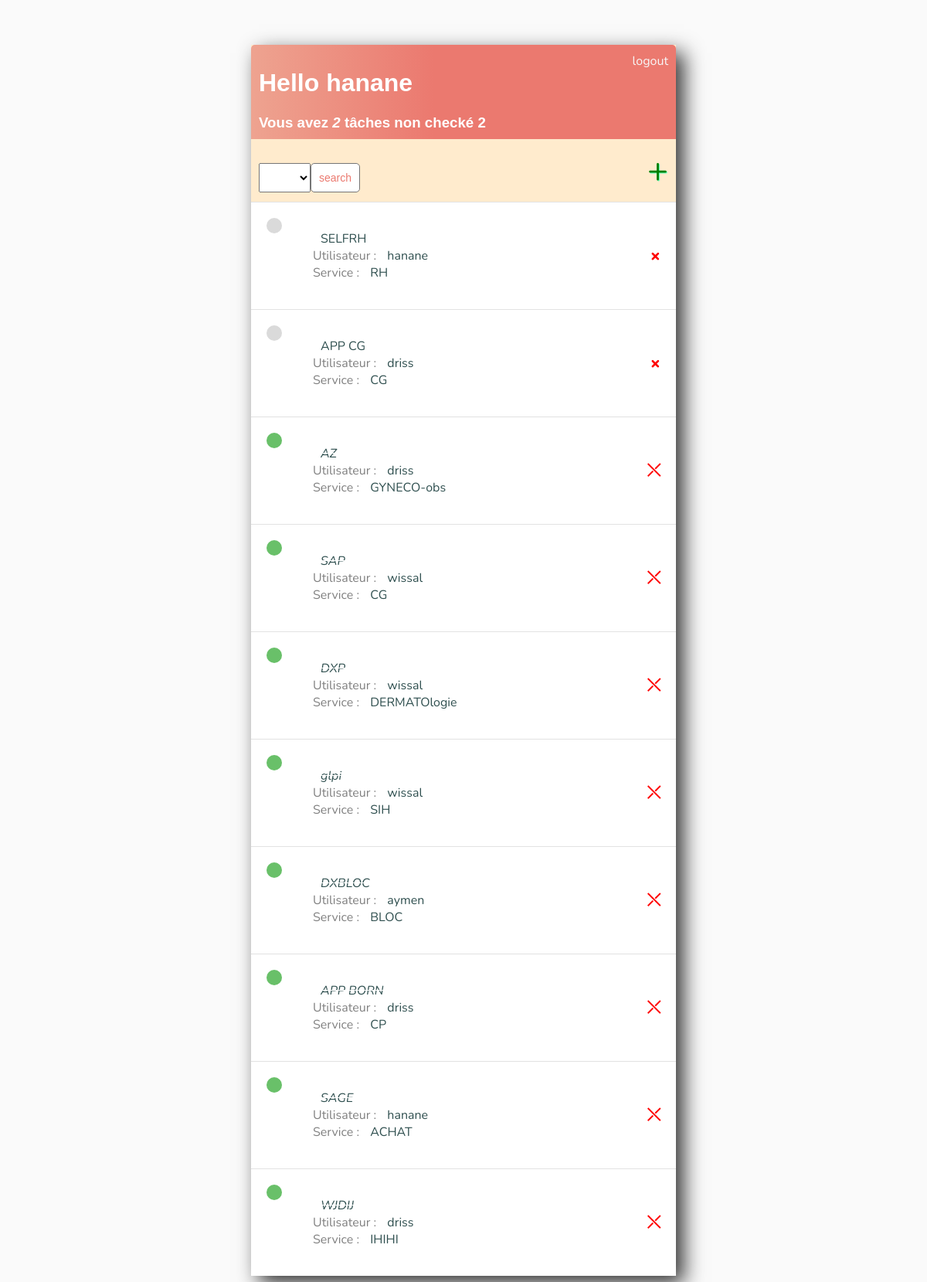
Screenshot of /index/ (signed in) with the database file from the repository.
### base/models.py (models this page shows)
class Task(models.Model):
    user = models.ForeignKey(User,on_delete=models.CASCADE,null=True,blank=True)
    systeme =models.CharField(max_length=50,null=True,blank=True)
    service = models.CharField(max_length=50,null=True,blank=True)
    check = models.BooleanField(default=False)
    create = models.DateTimeField(auto_now=True)
    action = models.TextField(max_length=200,null=True,blank=True)
    remarque = models.TextField(max_length=200,null=True,blank=True)
    def __str__(self) -> str:
        return self.systeme
    class Meta:
        ordering = ['check']

### base/views.py (the view)
# urls.py: path('index/',TaskGolabl.as_view(),name='accueil'),
class TaskGolabl(LoginRequiredMixin,ListView):
   model =Task
   context_object_name = 'listeG' #pour changer ' object_list' qui affiche les data dans la page HTML, par notre propre attribut
   template_name='base/accueil.html'
   def get_context_data(self, **kwargs): # methode qui permet de afficher les taches d'user connecté (pas tous les taches des autre user)
       context = super().get_context_data(**kwargs)
       context['count'] = context['listeG'].filter(check = False).count() # ramene les taches non cochés
       search_drop = self.request.GET.get('search-drop')
       if search_drop:
           context['listeG']=context['listeG'].filter(user__username= search_drop)
       context['search_input']=search_drop
       return context

### base/templates/base/accueil.html (shortened to what this page needs)
{% extends 'base/main.html'%}
{% block content %}
<div class="header-bar">
    <div>
            <h1>Hello {{request.user}}</h1>
            <h3 style="margin: 0px;"> Vous avez  <i>{{count}}</i> tâches non checké {{count}}</h3>
    </div>
    {% if request.user.is_authenticated %}
<a href="{% url 'logout' %}">logout</a>
{% else %}
<a href="{% url 'login' %}">Login</a>
{%endif%}
</div>
<div id="search-add-wrapper">
    <form method="GET" style="margin-top:20px; display: flex;">
        <select name="search-drop">
            <option value=""></option>
            <option value="driss">driss</option>
        </select>
        <input class="button" type="submit" value="search">
        </form>
        <a id="add-link" href="{% url 'create' %}">&#x2b;</a>
</div>
<div class="tasks-itms-wrapper">
    {% for task in listeG %}
    <div class="tasks-wrapper">
        {% if task.check %}
        <div class="task-title">
            <div class="tasks-complete-icons"></div>
          <ul> <i><s><a href="{% url 'detail' task.id %}">{{task}}</a></s></i>
                <li><font color='gray'>Utilisateur :</font>  <a href="{% url 'detail' task.id %}">{{task.user.username}}</a></li>
                <li><font color='gray'>Service :</font>  <a href="{% url 'detail' task.id %}">{{task.service}}</a></li>
            </ul> &nbsp;|&nbsp;
       </div>
       <a class="delete-link" href="{% url 'task-delete' task.id %}">&#x292C;</a>
       {% else %}
       <div class="task-title">
        <div class="tasks-incomplete-icons"></div>
        <ul> <a href="{% url 'detail' task.id %}">{{task}}</a>
            <li><font color='gray'>Utilisateur :</font>  <a href="{% url 'detail' task.id %}">{{task.user.username}}</a></li>
            <li><font color='gray'>Service :</font>  <a href="{% url 'detail' task.id %}">{{task.service}}</a></li>
        </ul> &nbsp;|&nbsp;
   </div>
        <a class="delete-link" href="{% url 'task-delete' task.id %}">&#215;</a>
        {% endif %}
    </div>
    {% empty %}
    <h3>nn itm for list</h3>
        {% endfor %}
</div>
{% endblock content %}

### base/templates/base/main.html (style rules this page uses)
body { background-color:#FAFAFA; font-family: 'Nunito', sans-serif; padding-top: 50px; }
h1,h2,h3,h4,h5,h6 { font-family: 'raleway',sans-serif; }
.header-bar { display: flex; justify-content: space-between; color: #fff; padding: 10px; border-radius: 5px 5px 0 0; background: linear-gradient(90deg,#eea390 0%,#eb796F 43%,#eb796F 100%); }
.header-bar a { color: rgb(247,247,247); text-decoration: none; }
.tasks-wrapper { display:flex; align-items: center; justify-content: space-between; color: #fff; padding: 20px; border-top: 1px solid rgb(226,226,226); background-color: #fff; }
.task-title { display: flex; }
.task-title a { text-decoration: none; color: darkslategrey; margin-left: 10px; }
.tasks-complete-icons { height: 20px; width: 20px; background-color:rgb(105, 192, 105); border-radius: 50px; }
.tasks-incomplete-icons { height: 20px; width: 20px; background-color:rgb(218, 218, 218); border-radius: 50px; }
.delete-link { text-decoration: none; font-weight: 900; color: red; font-size: 22px; line-height: 0; }
#search-add-wrapper { display:flex; align-items: center; justify-content: space-between; padding: 10px; }
#add-link { color: green; text-decoration: none; font-size: 45px; text-shadow: 1px 1px #67ffbf; }
::placeholder { font-weight: 300; opacity: 0.5; }
.button { border: 1px solid #757575; background-color: #FFF; color: #EB796F; padding: 10px; font-size: 14px; border-radius: 5px; cursor: pointer; text-decoration: none; }
select option { background-color: white; color: gray; width: 310px; padding: 10px 15px; height: 20px; cursor: pointer; }

### rows the page displays
Task: systeme "SELFRH", user.username "hanane", service "RH"
Task: systeme "APP CG", user.username "driss", service "CG"
Task: systeme "AZ", user.username "driss", service "GYNECO-obs"
Task: systeme "SAP", user.username "wissal", service "CG"
Task: systeme "DXP", user.username "wissal", service "DERMATOlogie"
Task: systeme "glpi", user.username "wissal", service "SIH"
Task: systeme "DXBLOC", user.username "aymen", service "BLOC"
Task: systeme "APP BORN", user.username "driss", service "CP"
Task: systeme "SAGE", user.username "hanane", service "ACHAT"
Task: systeme "WJDIJ", user.username "driss", service "IHIHI"

### other values shown
{{ request.user }} "hanane"
{{ count }} "2"
